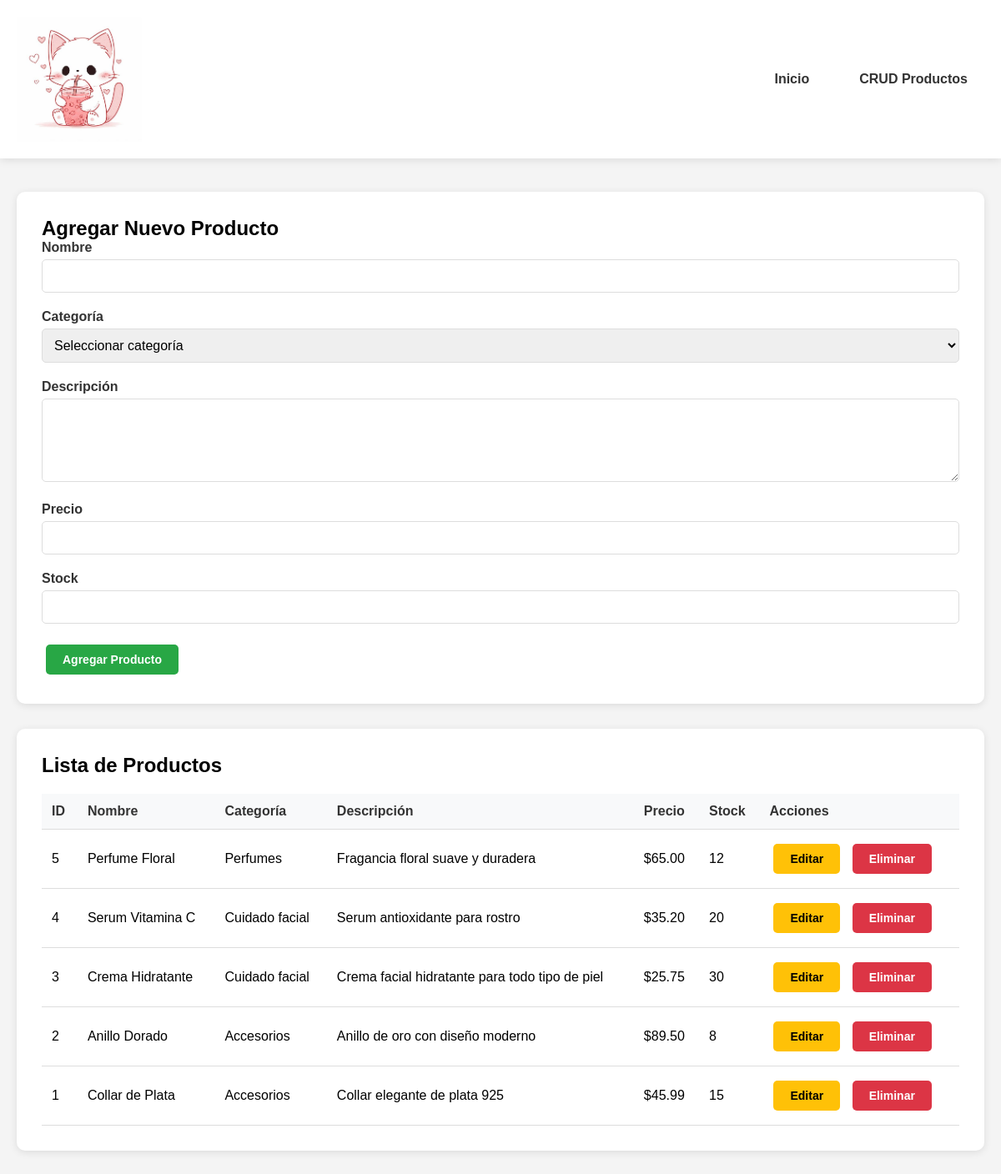
Screenshot of /crud.php with the database file from the repository.
### tables this page shows
CREATE TABLE `productos` (
  `id` int NOT NULL,
  `nombre` varchar(100) NOT NULL,
  `categoria` enum('accesorios','cuidado_facial','perfumes') NOT NULL,
  `descripcion` text,
  `precio` decimal(10,2) NOT NULL,
  `stock` int NOT NULL,
  `fecha_creacion` timestamp NULL DEFAULT CURRENT_TIMESTAMP
);

### crud.php (the view, shortened to what this page needs)
<?php
$database = new Database();
$db = $database->getConnection();
$producto_editar = null;
$query = "SELECT * FROM productos ORDER BY id DESC";
$stmt = $db->prepare($query);
$stmt->execute();
$productos = $stmt->fetchAll(PDO::FETCH_ASSOC);
?>
<!DOCTYPE html>
<html lang="es">
<head>
    <link rel="stylesheet" href="css/style.css">
</head>
<body>
    <header class="header">
        <img src="img/logo.jpeg" alt="Logo" class="logo">
        <nav class="nav-menu">
            <a href="index.php">Inicio</a>
            <a href="crud.php">CRUD Productos</a>
        </nav>
    </header>
    <div class="container">
        <div class="card">
            <h2><?php echo $producto_editar ? 'Editar Producto' : 'Agregar Nuevo Producto'; ?></h2>
            <form action="crud.php" method="post">
                <div class="form-group">
                    <label>Nombre</label>
                    <input type="text" name="nombre" class="form-control"
                           value="<?php echo $producto_editar ? $producto_editar['nombre'] : ''; ?>" required>
                </div>
                <div class="form-group">
                    <label>Categoría</label>
                    <select name="categoria" class="form-control" required>
                        <option value="">Seleccionar categoría</option>
                    </select>
                </div>
                <div class="form-group">
                    <label>Descripción</label>
                    <textarea name="descripcion" class="form-control"><?php echo $producto_editar ? $producto_editar['descripcion'] : ''; ?></textarea>
                </div>
                <div class="form-group">
                    <label>Precio</label>
                    <input type="number" step="0.01" name="precio" class="form-control"
                           value="<?php echo $producto_editar ? $producto_editar['precio'] : ''; ?>" required>
                </div>
                <div class="form-group">
                    <label>Stock</label>
                    <input type="number" name="stock" class="form-control"
                           value="<?php echo $producto_editar ? $producto_editar['stock'] : ''; ?>" required>
                </div>
                <?php if($producto_editar): ?>
                    <button type="submit" name="editar_producto" class="btn btn-primary">Actualizar Producto</button>
                    <a href="crud.php" class="btn btn-warning">Cancelar</a>
                <?php else: ?>
                    <button type="submit" name="agregar_producto" class="btn btn-success">Agregar Producto</button>
                <?php endif; ?>
            </form>
        </div>
        <div class="card">
            <h2>Lista de Productos</h2>
            <?php if(count($productos) > 0): ?>
                <table class="table">
                    <thead>
                        <tr>
                            <th>ID</th>
                            <th>Nombre</th>
                            <th>Categoría</th>
                            <th>Descripción</th>
                            <th>Precio</th>
                            <th>Stock</th>
                            <th>Acciones</th>
                        </tr>
                    </thead>
                    <tbody>
                        <?php foreach($productos as $producto): ?>
                            <tr>
                                <td><?php echo $producto['id']; ?></td>
                                <td><?php echo htmlspecialchars($producto['nombre']); ?></td>
                                <td><?php echo ucfirst(str_replace('_', ' ', $producto['categoria'])); ?></td>
                                <td><?php echo htmlspecialchars($producto['descripcion']); ?></td>
                                <td>$<?php echo number_format($producto['precio'], 2); ?></td>
                                <td><?php echo $producto['stock']; ?></td>
                                <td>
                                    <a href="crud.php?editar=<?php echo $producto['id']; ?>" class="btn btn-warning">Editar</a>
                                    <a href="crud.php?eliminar=<?php echo $producto['id']; ?>" class="btn btn-danger"
                                       onclick="return confirm('¿Estás seguro de eliminar este producto?')">Eliminar</a>
                                </td>
                            </tr>
                        <?php endforeach; ?>
                    </tbody>
                </table>
            <?php else: ?>
                <p>No hay productos registrados.</p>
            <?php endif; ?>
        </div>
    </div>
</body>
</html>

### css/style.css (style rules this page uses)
* { margin: 0; padding: 0; box-sizing: border-box; font-family: Arial, sans-serif; }
body { background-color: #f4f4f4; }
.header { background: white; padding: 20px; box-shadow: 0 2px 10px rgba(0,0,0,0.1); display: flex; justify-content: space-between; align-items: center; }
.logo { width: 150px; height: auto; }
.nav-menu { display: flex; gap: 20px; }
.nav-menu a { text-decoration: none; color: #333; font-weight: bold; padding: 10px 20px; border-radius: 5px; transition: all 0.3s; }
.container { max-width: 1200px; margin: 20px auto; padding: 20px; }
.card { background: white; padding: 30px; border-radius: 10px; box-shadow: 0 2px 10px rgba(0,0,0,0.1); margin-bottom: 30px; }
.form-group { margin-bottom: 20px; }
.form-group label { display: block; margin-bottom: 5px; font-weight: bold; color: #333; }
.form-group input, .form-group select, .form-group textarea { width: 100%; padding: 10px; border: 1px solid #ddd; border-radius: 5px; font-size: 16px; }
.form-group textarea { height: 100px; resize: vertical; }
.btn { padding: 10px 20px; border: none; border-radius: 5px; cursor: pointer; font-size: 14px; font-weight: bold; transition: all 0.3s; text-decoration: none; display: inline-block; text-align: center; margin: 5px; }
.btn-warning { background: #ffc107; color: black; }
.btn-danger { background: #dc3545; color: white; }
.btn-success { background: #28a745; color: white; }
.table { width: 100%; border-collapse: collapse; margin-top: 20px; }
.table th, .table td { padding: 12px; text-align: left; border-bottom: 1px solid #ddd; }
.table th { background: #f8f9fa; font-weight: bold; color: #333; }

### rows the page displays
productos: id "5", nombre "Perfume Floral", categoria "Perfumes", descripcion "Fragancia floral suave y duradera", precio "65.00", stock "12"
productos: id "4", nombre "Serum Vitamina C", categoria "Cuidado facial", descripcion "Serum antioxidante para rostro", precio "35.20", stock "20"
productos: id "3", nombre "Crema Hidratante", categoria "Cuidado facial", descripcion "Crema facial hidratante para todo tipo de piel", precio "25.75", stock "30"
productos: id "2", nombre "Anillo Dorado", categoria "Accesorios", descripcion "Anillo de oro con diseño moderno", precio "89.50", stock "8"
productos: id "1", nombre "Collar de Plata", categoria "Accesorios", descripcion "Collar elegante de plata 925", precio "45.99", stock "15"
